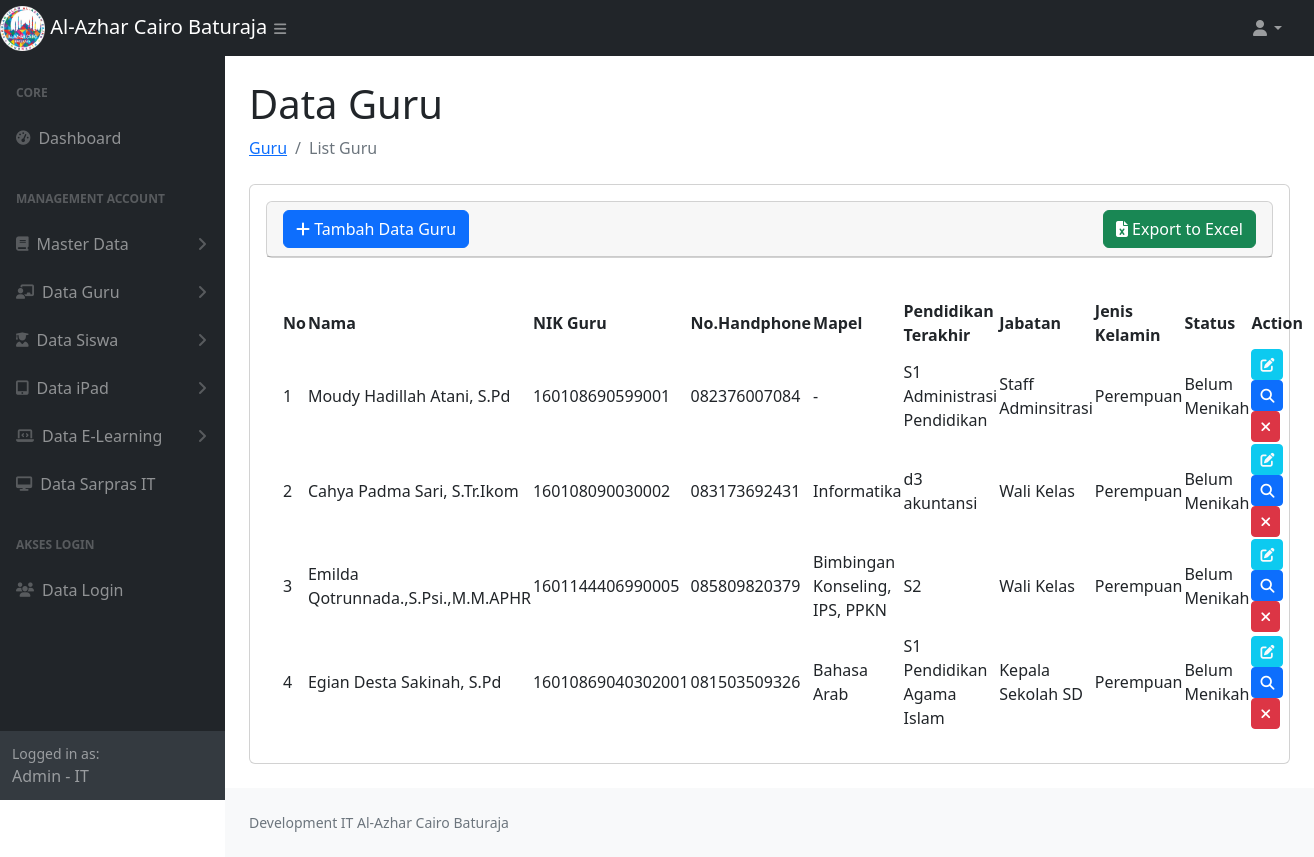
Screenshot of /data_guru.php (signed in) with the database file from the repository.
### tables this page shows
CREATE TABLE `guru` (
  `id_guru` int NOT NULL AUTO_INCREMENT,
  `nama_guru` varchar(100) NOT NULL,
  `nik_guru` varchar(50) NOT NULL,
  `mapel` varchar(50) NOT NULL,
  `pendidikan_terakhir` varchar(255) DEFAULT NULL,
  `jenis_kelamin` enum('Laki-Laki','Perempuan') DEFAULT NULL,
  `nomor_handphone` varchar(50) DEFAULT NULL,
  `jabatan` varchar(255) DEFAULT NULL,
  `status` enum('Menikah','Belum Menikah') DEFAULT NULL,
  `tempat` varchar(255) DEFAULT NULL,
  `tanggal_lahir` date DEFAULT NULL,
  `agama` varchar(255) DEFAULT NULL,
  `image` text,
  `kelas_id` bigint DEFAULT NULL,
  `tahun_ajaran` varchar(255) DEFAULT NULL,
  `is_wali_kelas` enum('YA','TIDAK') DEFAULT NULL,
  PRIMARY KEY (`id_guru`)
);

### data_guru.php (the view, shortened to what this page needs)
<?php
require_once 'function.php';
$role = $_SESSION['role'];
$nameRole= $_SESSION['name'];
$sql = "SELECT * FROM guru";
$stmt = $conn->prepare($sql);
$stmt->execute();
$result = $stmt->get_result();
$dataGuru = [];
while ($row = $result->fetch_assoc()) {
    $dataGuru[] = $row;
}
?>
<!DOCTYPE html>
<html lang="en">
    <head>
        <link href="https://cdn.jsdelivr.net/npm/simple-datatables@7.1.2/dist/style.min.css" rel="stylesheet" />
        <link href="css/styles.css" rel="stylesheet" />
        <link rel="stylesheet" href="https://cdnjs.cloudflare.com/ajax/libs/toastr.js/latest/toastr.css">
        <link rel="stylesheet" href="https://cdnjs.cloudflare.com/ajax/libs/font-awesome/6.7.2/css/all.min.css">
    </head>
    <body class="sb-nav-fixed">
        <nav class="sb-topnav navbar navbar-expand navbar-dark bg-dark">
            <div class="d-flex">
                <a class="navbar-brand" href="index.php">
                    <img src="assets/img/logoalazca.png" alt="Gambar" style="width:20%">
                    Al-Azhar Cairo Baturaja
                </a>
                <button class="btn btn-link btn-sm ps-5" id="sidebarToggle" href="#!"><i class="fas fa-bars"></i></button>
            </div>
            <ul class="navbar-nav ms-auto ms-md-0 me-3 me-lg-4">
                <li class="nav-item dropdown">
                    <a class="nav-link dropdown-toggle" id="navbarDropdown" href="#" role="button" data-bs-toggle="dropdown" aria-expanded="false"><i class="fas fa-user fa-fw"></i></a>
                </li>
            </ul>
        </nav>
        <div id="layoutSidenav">
            <div id="layoutSidenav_nav">
                <nav class="sb-sidenav accordion sb-sidenav-dark" id="sidenavAccordion">
                    <div class="sb-sidenav-menu">
                        <div class="nav">
                            <div class="sb-sidenav-menu-heading">Core</div>
                            <div class="nav">
                                <a class="nav-link" href="index.php">
                                    <div class="sb-nav-link-icon"><i class="fas fa-tachometer-alt"></i></div>
                                    Dashboard
                                </a>
                                <div class="sb-sidenav-menu-heading">Management Account</div>
                                <a class="nav-link collapsed" href="#" data-bs-toggle="collapse" data-bs-target="#collapseMasterData" aria-expanded="false" aria-controls="collapseMasterData">
                                    <div class="sb-nav-link-icon"><i class="fas fa-book"></i></div>
                                        Master Data
                                    <div class="sb-sidenav-collapse-arrow"><i class="fas fa-angle-down"></i></div>
                                </a>
                                <a class="nav-link collapsed" href="#" data-bs-toggle="collapse" data-bs-target="#collapseGuru" aria-expanded="false" aria-controls="collapseGuru">
                                    <div class="sb-nav-link-icon"><i class="fas fa-chalkboard-teacher"></i></div>
                                    Data Guru
                                    <div class="sb-sidenav-collapse-arrow"><i class="fas fa-angle-down"></i></div>
                                </a>
                                <a class="nav-link collapsed" href="#" data-bs-toggle="collapse" data-bs-target="#collapseSiswa" aria-expanded="false" aria-controls="collapseSiswa">
                                    <div class="sb-nav-link-icon"><i class="fas fa-user-graduate"></i></div>
                                    Data Siswa
                                    <div class="sb-sidenav-collapse-arrow"><i class="fas fa-angle-down"></i></div>
                                </a>
                                <?php if($role == 'IT'){ ?>
                                <a class="nav-link collapsed" href="#" data-bs-toggle="collapse" data-bs-target="#collapseiPad" aria-expanded="false" aria-controls="collapseiPad">
                                    <div class="sb-nav-link-icon"><i class="fas fa-tablet-alt"></i></div>
                                    Data iPad
                                    <div class="sb-sidenav-collapse-arrow"><i class="fas fa-angle-down"></i></div>
                                </a>
                                <a class="nav-link collapsed" href="#" data-bs-toggle="collapse" data-bs-target="#collapseElearning" aria-expanded="false" aria-controls="collapseElearning">
                                    <div class="sb-nav-link-icon"><i class="fas fa-laptop-code"></i></div>
                                    Data E-Learning
                                    <div class="sb-sidenav-collapse-arrow"><i class="fas fa-angle-down"></i></div>
                                </a>
                                 <a class="nav-link" href="data_sapras.php">
                                    <div class="sb-nav-link-icon">
                                        <i class="fas fa-desktop"></i>
                                    </div>
                                    Data Sarpras IT
                                </a>
                                <?php } ?>
                                <?php if($role == 'IT'){ ?>
                                <div class="sb-sidenav-menu-heading">Akses Login</div>
                                <a class="nav-link" href="data_login.php">
                                    <div class="sb-nav-link-icon"><i class="fas fa-users"></i></div>
                                    Data Login
                                </a>
                                <?php } ?>
                            </div>
                        </div>
                    </div>
                    <div class="sb-sidenav-footer">
                        <div class="small">Logged in as:</div>
                       <?= $nameRole.' - '.$role ?>
                    </div>
                </nav>
            </div>
            <div id="layoutSidenav_content">
                <main>
                    <div class="container-fluid px-4">
                        <h1 class="mt-4">Data Guru</h1>
                        <ol class="breadcrumb mb-4">
                            <li class="breadcrumb-item"><a href="data_guru.php">Guru</a></li>
                            <li class="breadcrumb-item active">List Guru</li>
                        </ol>
                        <div class="card mb-4">
                            <div class="card-body">
                        <div class="card mb-4">
                            <div class="card-header">
                                 <div class="col-lg-12 d-flex justify-content-between align-items-center">
                                        <button type="button" class="btn btn-primary" data-bs-toggle="modal" data-bs-target="#modal-create">
                                           <i class="fas fa-plus"></i> Tambah Data Guru
                                        </button>
                                        <a href="<?= 'export_guru.php' ?>" id="exportExcelBtn" class="btn btn-success">
                                           <i class="fa fa-file-excel"></i> Export to Excel
                                        </a>
                                 </div>
                            </div>
                            </div>
                            <div class="card-body">
                                <table id="datatablesSimple">
                                    <thead>
                                        <tr>
                                            <th>No</th>
                                            <th>Nama</th>
                                            <th>NIK Guru</th>
                                            <th>No.Handphone</th>
                                            <th>Mapel</th>
                                            <th>Pendidikan Terakhir</th>
                                            <th>Jabatan</th>
                                            <th>Jenis Kelamin</th>
                                            <th>Status</th>
                                            <th>Action</th>
                                        </tr>
                                    </thead>
                                    <tbody>
                                        <?php
                                            foreach ($dataGuru as $key => $data) {
                                        ?>
                                        <tr>
                                            <td><?= $key + 1; ?></td>
                                            <td><?= $data['nama_guru']; ?></td>
                                            <td><?= $data['nik_guru']; ?></td>
                                            <td><?= $data['nomor_handphone']; ?></td>
                                            <td><?= $data['mapel']; ?></td>
                                            <td><?= $data['pendidikan_terakhir']; ?></td>
                                            <td><?= $data['jabatan']; ?></td>
                                            <td><?= $data['jenis_kelamin']; ?></td>
                                            <td><?= $data['status']; ?></td>
                                            <td>
                                                <a href="javascript:void(0)" data-url="<?= 'show_guru.php' ?>" data-id="<?= $data['id_guru'] ?>" class="edit btn btn-info btn-sm text-light "> <i class="fas fa-edit"></i></a>
                                                 <a href="javascript:void(0)" data-url="<?= 'show_guru.php' ?>" data-id="<?= $data['id_guru'] ?>" class="detail btn btn-primary btn-sm"> <i class="fas fa-search"></i></a>
                                                <a href="javascript:void(0)" data-url="<?= 'delete_guru.php' ?>" data-id="<?= $data['id_guru'] ?>" class="delete btn btn-danger btn-sm"> <i class="fas fa-times"></i></a>
                                            </td>
                                        </tr>
                                        <?php
                                            }
                                        ?>
                                    </tbody>
                                </table>
                            </div>
                        </div>
                    </div>
                </main>
                <footer class="py-4 bg-light mt-auto">
                    <div class="container-fluid px-4">
                        <div class="d-flex align-items-center justify-content-between small">
                            <div class="text-muted">Development IT Al-Azhar Cairo Baturaja</div>
                        </div>
                    </div>
                </footer>
            </div>
        </div>
    </body>
</html>

### rows the page displays
guru: nama_guru "Moudy Hadillah Atani, S.Pd", nik_guru "160108690599001", nomor_handphone "082376007084", mapel "-", pendidikan_terakhir "S1 Administrasi Pendidikan", jabatan "Staff Adminsitrasi", jenis_kelamin "Perempuan", status "Belum Menikah"
guru: nama_guru "Cahya Padma Sari, S.Tr.Ikom", nik_guru "160108090030002", nomor_handphone "083173692431", mapel "Informatika", pendidikan_terakhir "d3 akuntansi", jabatan "Wali Kelas", jenis_kelamin "Perempuan", status "Belum Menikah"
guru: nama_guru "Emilda Qotrunnada.,S.Psi.,M.M.APHR", nik_guru "1601144406990005", nomor_handphone "085809820379", mapel "Bimbingan Konseling, IPS, PPKN", pendidikan_terakhir "S2", jabatan "Wali Kelas", jenis_kelamin "Perempuan", status "Belum Menikah"
guru: nama_guru "Egian Desta Sakinah, S.Pd", nik_guru "16010869040302001", nomor_handphone "081503509326", mapel "Bahasa Arab", pendidikan_terakhir "S1 Pendidikan Agama Islam", jabatan "Kepala Sekolah SD", jenis_kelamin "Perempuan", status "Belum Menikah"

### other values shown
$nameRole "Admin"
$role "IT"
